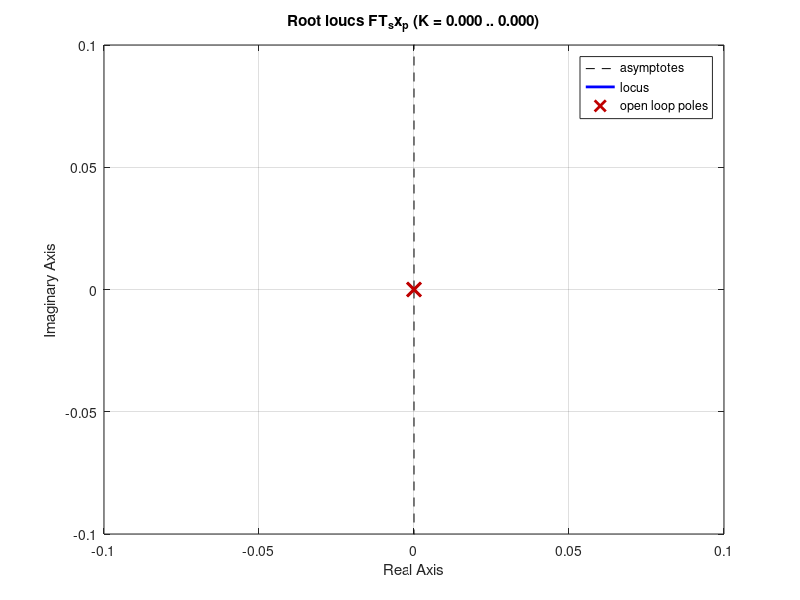
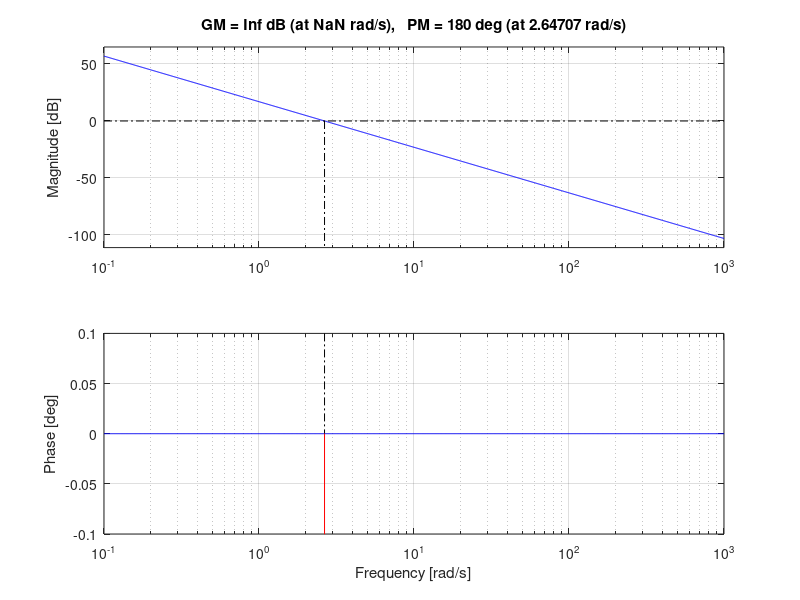
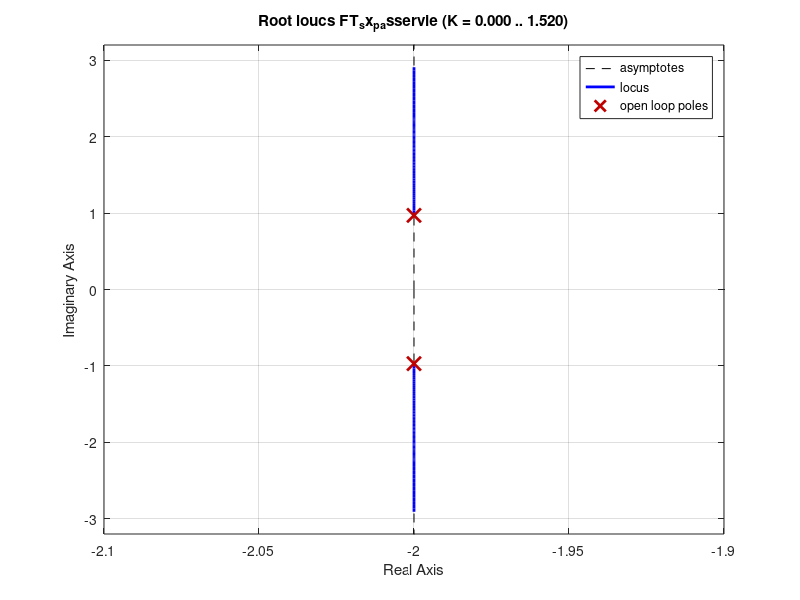
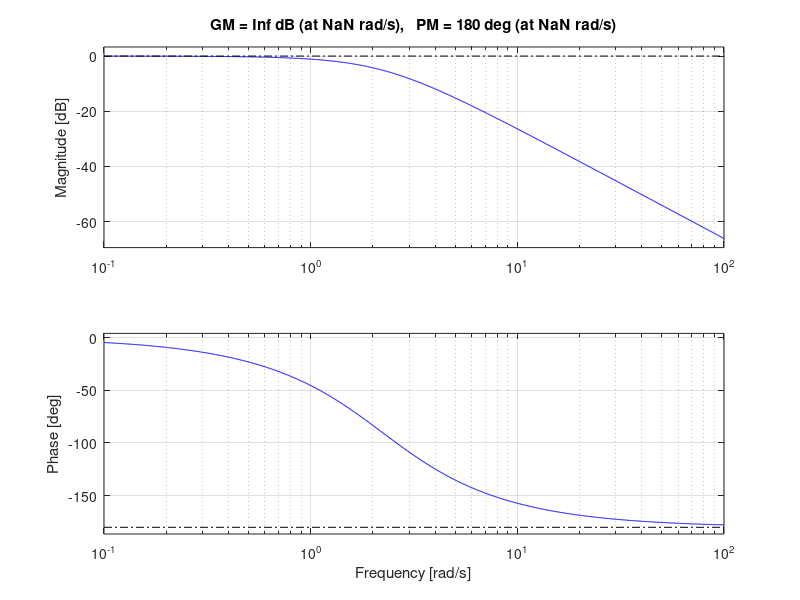

Source code (MATLAB) for these figures, in order:
%% Compensateur position de la sphère

clc
clear all
close all

FT_sx_p = tf([-7.007],[1 0 0]);
FT_sy_p = tf([7.007],[1 0 0]);

[num_pos_sph,den_pos_sph] = tfdata(FT_sx_p,'v');

ts_posi_sphere = 2;
zeta_position_sphere = 0.9;
wn_position_sphere = 4/(zeta_position_sphere*ts_posi_sphere);

pole1 = -zeta_position_sphere*wn_position_sphere + i*wn_position_sphere*sqrt(1-(zeta_position_sphere));
pole2 = -zeta_position_sphere*wn_position_sphere - i*wn_position_sphere*sqrt(1-(zeta_position_sphere));

% newGs_position_sphere = 7.007/(pole1^2);
% zPI_ = real(pole1)/10;
% Kp = 1/(abs(((pole1-zPI)/pole1)*newGs_position_sphere));
% CompensateurPI = Kp*tf([pole1 -zPI],[pole1]);

A = num_pos_sph(3);%7.007
Kv = (2*zeta_position_sphere*wn_position_sphere)/A;
Kp = (wn_position_sphere^2)/A;

FT_sx_p_asservie = tf([Kp*A],[1 (A*Kv) (A*Kp)]);

figure(1)
rlocus(FT_sx_p);

figure(2)
margin(FT_sx_p);

figure(3)
rlocus(FT_sx_p_asservie);

figure(4)
margin(FT_sx_p_asservie);